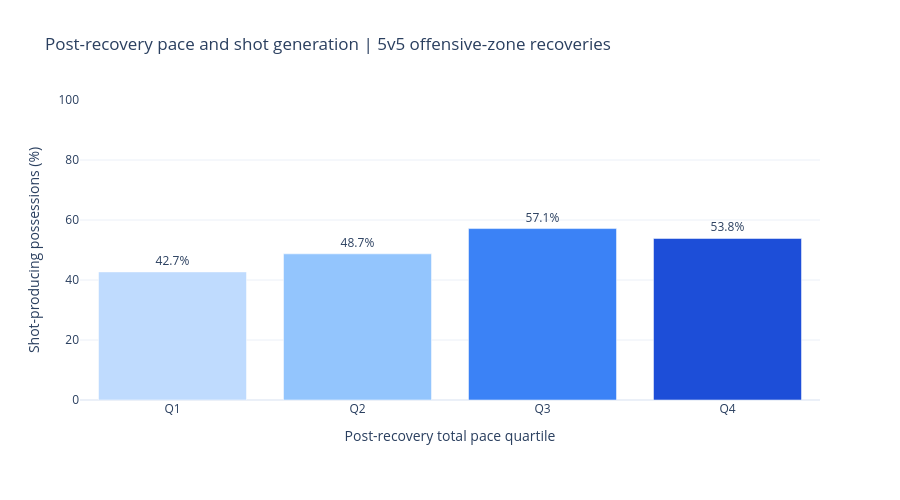

The code cell stored with this chart in its notebook:
### Markdown cell above
## 7.5. Display recovery outcomes

### Code cell
QUARTILE_COLORS = ["#bfdbfe", "#93c5fd", "#3b82f6", "#1d4ed8"]


def recovery_outcomes_figure(summary, boundaries):
    bars = summary.set_index("quartile").reindex(range(1, len(boundaries) + 1))
    # Format missing conditional timing explicitly in the hover.
    hover = bars[
        [
            "possessions",
            "shot_possessions",
            "games",
            "lower_pace_ft_s",
            "upper_pace_ft_s",
            "median_pace_ft_s",
        ]
    ].copy()
    hover["shot_time"] = bars["median_time_to_shot_seconds"].map(
        lambda value: (
            f"{value:.1f} s" if pd.notna(value) else "No shot-producing possessions"
        )
    )
    figure = go.Figure(
        go.Bar(
            x=[f"Q{q}" for q in bars.index],
            y=bars["shot_pct"],
            marker_color=QUARTILE_COLORS[: len(boundaries)],
            showlegend=False,
            text=[
                f"{value:.1f}%" if pd.notna(value) else "" for value in bars["shot_pct"]
            ],
            textposition="outside",
            cliponaxis=False,
            customdata=hover.to_numpy(),
            hovertemplate=(
                "%{x}<br>Shot-producing possessions: %{y:.1f}%"
                "<br>Possessions: %{customdata[0]:.0f}"
                "<br>Shot-producing possessions: %{customdata[1]:.0f}"
                "<br>Games: %{customdata[2]:.0f}"
                "<br>Pace range: %{customdata[3]:.2f} to %{customdata[4]:.2f} ft/s"
                "<br>Median pace: %{customdata[5]:.1f} ft/s"
                "<br>Median time to first shot (shot-producing possessions only): "
                "%{customdata[6]}"
                "<extra></extra>"
            ),
        )
    )
    if summary.empty:
        note = "No data: no measurable pace with assigned bands."
    elif len(boundaries) < 4:
        note = f"Only {len(boundaries)} bands: ties prevent four quartiles."
    else:
        note = None
    if note:
        figure.add_annotation(
            text=note, x=0.5, y=-0.30, xref="paper", yref="paper", showarrow=False
        )
    figure.update_layout(
        title="Post-recovery pace and shot generation | 5v5 offensive-zone recoveries",
        template="plotly_white",
        height=500,
        margin=dict(t=100, b=100),
    )
    figure.update_xaxes(
        title_text="Post-recovery total pace quartile",
        categoryorder="array",
        categoryarray=["Q1", "Q2", "Q3", "Q4"],
    )
    figure.update_yaxes(range=[0, 100], title_text="Shot-producing possessions (%)")
    return figure


recovery_figure = recovery_outcomes_figure(recovery_summary, quartile_boundaries)
recovery_figure.show()

### Figure 1 — Plotly figure (JSON) as saved in the notebook; plotly's stock layout.template omitted (floating-point values rounded to 4 significant figures)
{"data": [{"cliponaxis": false, "customdata": [[274, 117, 34, 0, 9.144, 5, "1.0 s"], [273, 133, 34, 9.144, 14.9, 12.27, "4.0 s"], [273, 156, 34, 14.9, 20.81, 17.73, "4.0 s"], [273, 147, 34, 20.81, 181.9, 25.29, "3.0 s"]], "hovertemplate": "%{x}<br>Shot-producing possessions: %{y:.1f}%<br>Possessions: %{customdata[0]:.0f}<br>Shot-producing possessions: %{customdata[1]:.0f}<br>Games: %{customdata[2]:.0f}<br>Pace range: %{customdata[3]:.2f} to %{customdata[4]:.2f} ft/s<br>Median pace: %{customdata[5]:.1f} ft/s<br>Median time to first shot (shot-producing possessions only): %{customdata[6]}<extra></extra>", "marker": {"color": ["#bfdbfe", "#93c5fd", "#3b82f6", "#1d4ed8"]}, "showlegend": false, "text": ["42.7%", "48.7%", "57.1%", "53.8%"], "textposition": "outside", "type": "bar", "x": ["Q1", "Q2", "Q3", "Q4"], "y": [42.7, 48.72, 57.14, 53.85]}], "layout": {"height": 500, "margin": {"b": 100, "t": 100}, "title": {"text": "Post-recovery pace and shot generation | 5v5 offensive-zone recoveries"}, "xaxis": {"categoryarray": ["Q1", "Q2", "Q3", "Q4"], "categoryorder": "array", "title": {"text": "Post-recovery total pace quartile"}}, "yaxis": {"range": [0, 100], "title": {"text": "Shot-producing possessions (%)"}}}}
